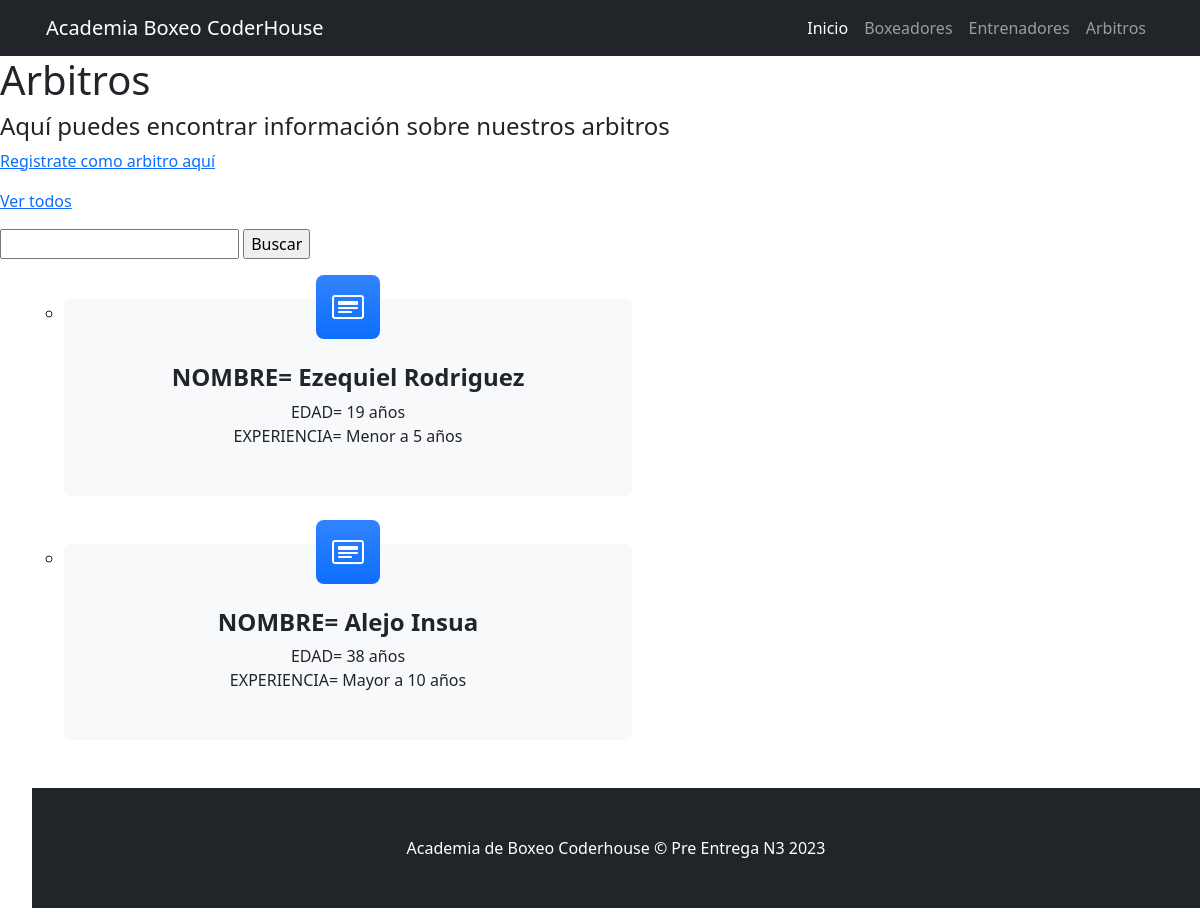
The page /nuestros-arbitros/ on the database its author committed.
### ABE/models.py (models this page shows, shortened)
class Arbitro(models.Model):
    class EXPERIENCIA(models.TextChoices):
        MENOR5 = "Menor a 5 años", "Menor a 5 años"
        MAYOR5 = "Mayor a 5 años", "Mayor a 5 años"
        MAYOR10 = "Mayor a 10 años", "Mayor a 10 años"
    nombre = models.CharField(max_length=64, blank=False)
    edad = models.IntegerField()
    experiencia = models.CharField(
        max_length=16, blank=False, choices=EXPERIENCIA.choices
    )

### ABE/views.py (the view)
# urls.py: path("nuestros-arbitros/", views.Arbitros, name="nuestros-arbitros"),
def Arbitros(request):
    contexto = {"total_arbitros": Arbitro.objects.all()}
    http_response = render(
        template_name="arbitros.html", request=request, context=contexto
    )
    return http_response

### ABE/templates/arbitros.html (shortened to what this page needs)
{% extends "index.html" %}
{% block content %}
<h1>Arbitros</h1>
<h4>Aquí puedes encontrar información sobre nuestros arbitros</h4>
<a href="{% url 'registrate-arbitro' %}">Registrate como arbitro aquí</a>
<a href="{% url 'nuestros-arbitros' %}">Ver todos</a>
<form action="{% url 'busqueda-arbitro' %}" method="post">
    <input type="text" name="busqueda">
    <input type="submit" value="Buscar">
</form>
<br>
<ul>
    <ul>
        {%for arbitro in total_arbitros %}
        <li>
            <div class="col-lg-6 col-xxl-4 mb-5">
                <div class="card bg-light border-0 h-100">
                    <div class="card-body text-center p-4 p-lg-5 pt-0 pt-lg-0">
                        <div class="feature bg-primary bg-gradient text-white rounded-3 mb-4 mt-n4"><i
                                class="bi bi-card-heading"></i></div>
                        <h2 class="fs-4 fw-bold">NOMBRE= {{arbitro.nombre}}</h2>
                        <p class="mb-0">EDAD= {{arbitro.edad}} años</p>
                        <p class="mb-0">EXPERIENCIA= {{arbitro.experiencia}}</p>
                    </div>
                </div>
            </div>
        </li>
        {%endfor%}
    </ul>
    {% endblock %}

### rows shown on the page
Arbitro: nombre "Ezequiel Rodriguez", edad "19", experiencia "Menor a 5 años"
Arbitro: nombre "Alejo Insua", edad "38", experiencia "Mayor a 10 años"
